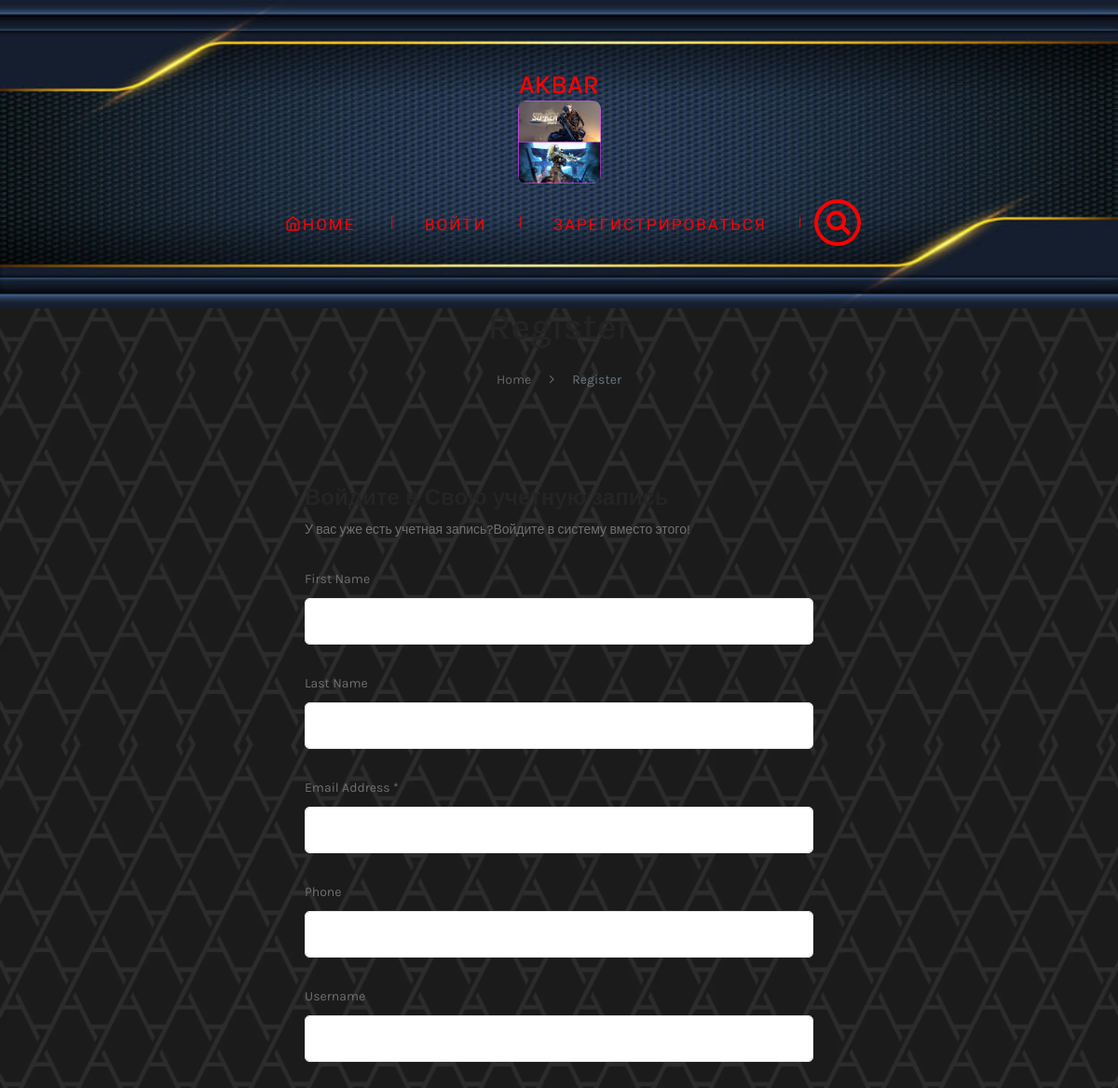
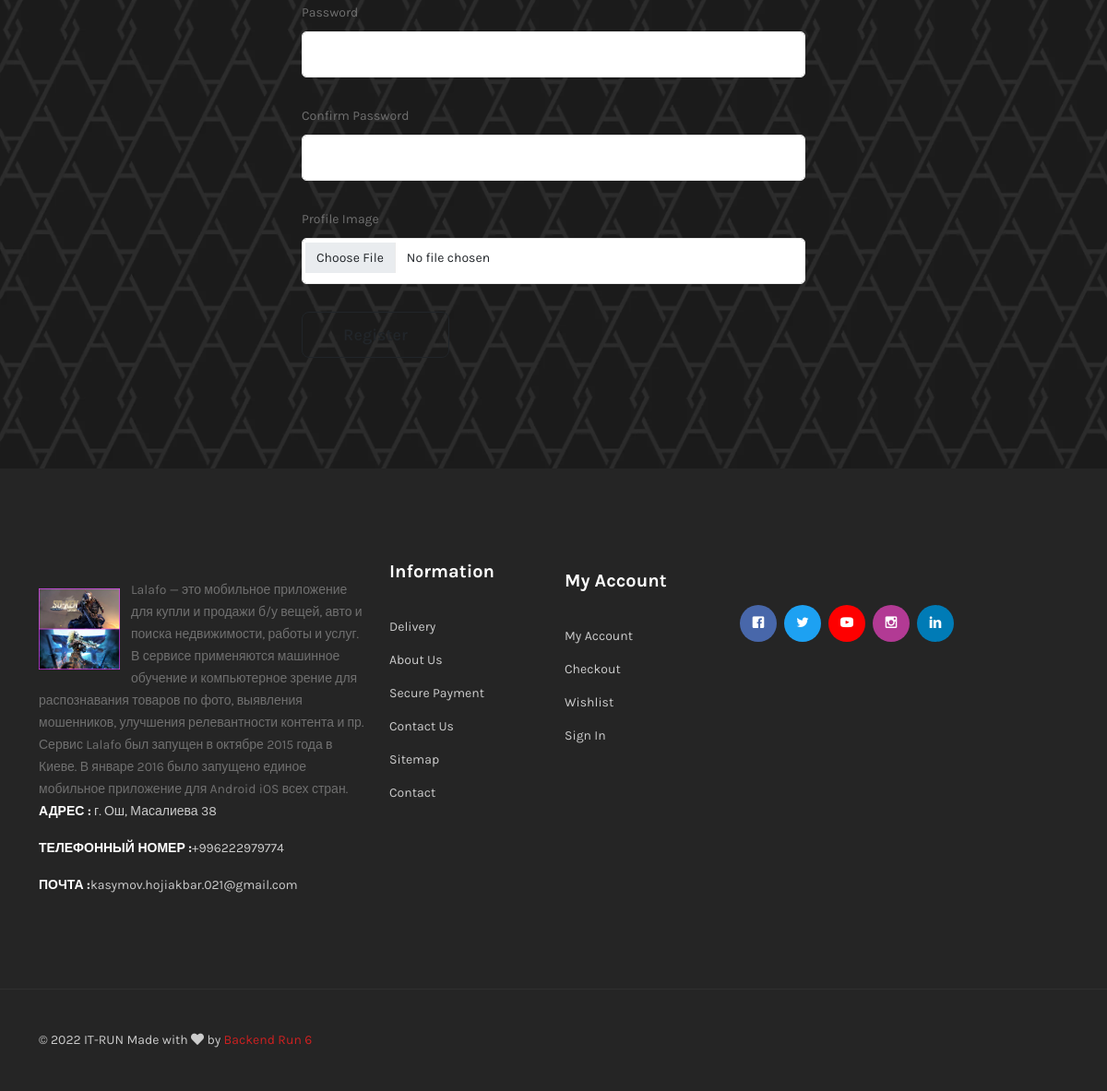
Screenshot of /register/ with the database file from the repository (2 pictures, top to bottom).
### apps/settings/models.py (models this page shows, shortened)
class Setting(models.Model):
    title = models.CharField(max_length=100)
    description = models.TextField()
    logo = models.ImageField(upload_to = 'logo/')
    phone = models.CharField(max_length=255)
    address = models.CharField(max_length=255)
    email = models.EmailField(max_length=150, blank=True, null=True)
    facebook = models.URLField(blank=True, null=True)
    twitter = models.URLField(blank=True, null=True)
    youtube = models.URLField(blank=True, null=True)
    instagram = models.URLField(blank=True, null=True)
    linkedin = models.URLField(blank=True, null=True)
    class Meta:
        verbose_name = "Настройка"
        verbose_name_plural = "Настройки"

### apps/users/views.py (the view, shortened to what this page needs)
# urls.py: path('register/', register, name = "register"),
def register(request):
    setting = Setting.objects.latest('id')
    context = {
        'setting' : setting,
    }
    return render(request, 'users/register.html', context)

### templates/users/register.html (shortened to what this page needs)
{% extends 'include/homepage.html' %}
{% load static %}
{% block content %}
        <div class="container">
            <div class="page-banner-content text-center">
                <h2 class="page-banner-title">Register</h2>
                <ul class="breadcrumb justify-content-center">
                    <li class="breadcrumb-item"><a href="index.html">Home</a></li>
                    <li class="breadcrumb-item active">Register</li>
                </ul>
            </div>
        </div>
    <div class="section section-padding mt-n2">
        <div class="container">
            <div class="row justify-content-center">
                <div class="col-lg-6">
                    <div class="login-register-wrapper">
                        <h4 class="title">Войдите в Свою учетную запись</h4>
                        <p>У вас уже есть учетная запись?<a href="{% url 'user_login' %}">Войдите в систему вместо этого!</a></p>
                        <form method="POST" enctype="multipart/form-data">
                            <div class="single-form">
                                <label class="form-label">First Name</label>
                                <input type="text" name="first_name" class="form-control">
                            </div>
                            <div class="single-form">
                                <label class="form-label">Last Name</label>
                                <input type="text" name="last_name" class="form-control">
                            </div>
                            <div class="single-form">
                                <label class="form-label">Email Address *</label>
                                <input type="text" name="email" class="form-control">
                            </div>
                            <div class="single-form">
                                <label class="form-label">Phone</label>
                                <input type="tel" name="phone" class="form-control">
                            </div>
                            <div class="single-form">
                                <label class="form-label">Username</label>
                                <input type="text" name="username" class="form-control">
                            </div>
                            <div class="single-form">
                                <label class="form-label">Password</label>
                                <input type="password" name="password1" class="form-control">
                            </div>
                            <div class="single-form">
                                <label class="form-label">Confirm Password</label>
                                <input type="password" name="password2" class="form-control">
                            </div>
                            <div class="single-form">
                                <label class="form-label">Profile Image</label>
                                <input type="file" name="profile_image" class="form-control">
                            </div>
                            <div class="single-form">
                                <button class="btn btn-outline-dark">Register</button>
                            </div>
                        </form>
                    </div>
                </div>
            </div>
        </div>
    </div>
{% endblock %}

### templates/include/homepage.html (shortened to what this page needs)
{% load static %}
<!DOCTYPE html>
<html lang="en">
<head>
    <link rel="stylesheet" href="{% static 'assets/css/vendor/plugins.min.css' %}">
    <link rel="stylesheet" href="{% static 'assets/css/style.min.css' %}">
</head>
<div class="section" style="background-image: url(../../media/logo/pngtree-blue-carbon-background-with-sport-style-and-golden-light-image_371487.jpg); background-repeat:no-repeat; background-size: 100% 100%;">
    <div class="container" style="margin-bottom: -80px; margin-top: 50px;">
        <div class="header-top">
                <div class="row">
                    <div class="col-lg-4">
                    </div>
                    <div class="col-lg-4">
                        <div class="header-logo text-center">
                            <h3 style="color: red;">{{ setting.title }}</h3w>
                            <a href="{% url 'index' %}"><img src="{{ setting.logo.url }}" width="25%" alt="" style="border-radius: 10%;"></a>
                        </div>
                    </div>
                    <div class="col-lg-4">
                    </div>
                </div>
            </div>
        </div>
        <div class="header-bottom" style="margin-bottom: 50px;">
            <div class="container">
                <ul class="menu-main">
                    <ul>
                        <li class="active">
                            <a href="{% url 'index' %}"><i class="icon-home"></i>Home</a>
                        </li>
                        {% if request.user.is_authenticated %}
                        <li class="active">
                            <a href="{% url 'profile' request.user.slug %}"><i class="icon-user"></i> {{ request.user.username}} </a>
                        {% else %}
                        <li><a href="{% url 'user_login' %}">Войти</a></li>
                        <li><a href="{% url 'register' %}">Зарегистрироваться</a></li>
                        {% endif %}
                        <li>
                            <div class="box">
                                <form name="search" action="{% url 'post_search' %}">
                                    <input type="text" class="input" name="key">
                                </form>
                                <i class="fas fa-search"></i>
                            </div>
                        </li>
                    </ul>
                  </ul>
            </div>
        </div>
</div>
<body style="background-image: url(../../media/logo//22222.webp); background-size: 100%">
    {% block content %}
    {% endblock %}
<div class="section footer-bg" id="footer" style="position: relative;bottom: 0;">
    <div class="footer-widget-section section-padding">
        <div class="container">
            <div class="footer-widget-wrapper mt-n6">
                <div class="row">
                    <div class="col-lg-4 col-md-6">
                        <div class="footer-widget">
                            <div class="footer-widget-text">
                                <h7 class="desc"><img src="{{setting.logo.url}}" style="width: 100px; margin-top: 10px; padding-right: 12px;" align="left" alt="" >{{ setting.description }}</h7>
                                <p><strong>Адрес :</strong> {{ setting.address }}</p>
                                <p><strong>Телефонный номер :</strong>{{ setting.phone }}</p>
                                <p><strong>Почта :</strong>{{ setting.email }}</p>
                            </div>
                        </div>
                    </div>
                    <div class="col-lg-2 col-sm-6">
                        <h3 class="footer-widget-title">Information</h3>
                        <div class="footer-widget">
                            <ul class="widget-link">
                                <li><a href="index.html#">Delivery</a></li>
                                <li><a href="index.html#">About us</a></li>
                                <li><a href="index.html#">Secure payment</a></li>
                                <li><a href="index.html#">Contact us</a></li>
                                <li><a href="index.html#">Sitemap</a></li>
                                <li><a href="contact.html">Contact</a></li>
                            </ul>
                        </div>
                    </div>
                    <div class="col-lg-2 col-sm-6">
                        <div class="footer-widget">
                            <h3 class="footer-widget-title">My Account</h3>
                            <ul class="widget-link">
                                <li><a href="my-account.html">My Account</a></li>
                                <li><a href="checkout.html">Checkout</a></li>
                                <li><a href="wishlist.html">Wishlist</a></li>
                                <li><a href="login.html">Sign in</a></li>
                            </ul>
                        </div>
                    </div>
                    <div class="col-lg-4 col-md-6">
                        <div class="footer-widget">
                            <div class="widget-social">
                                <ul>
                                    <li><a class="facebook" href="{{ setting.facebook }}"><i class="icon-facebook2"></i></a></li>
                                    <li><a class="twitter" href="{{ setting.twitter }}"><i class="icon-twitter2"></i></a></li>
                                    <li><a class="youtube" href="{{ setting.youtube }}"><i class="icon-youtube2"></i></a></li>
                                    <li><a class="instagram" href="{{ setting.instagram }}"><i class="icon-instagram2"></i></a></li>
                                    <li><a class="linkedin" href="{{ setting.linkedin }}"><i class="icon-linkedin2"></i></a></li>
                                </ul>
                            </div>
                        </div>
                    </div>
                </div>
            </div>
        </div>
    </div>
    <div class="copyright-section">
        <div class="container">
            <div class="copyright-payment-method">
                <div class="copyright-text">
                    <p>&copy; 2022 <span> IT-RUN </span> Made with <i class="fa fa-heart" aria-hidden="true"></i> by <a href="https://hasthemes.com/" target="_blank">Backend Run 6</a></p>
                </div>
            </div>
        </div>
    </div>
</div>
</body>
</html>

### templates/include/homepage.html (style rules this page uses)
.menu-main { background-color: #ff0000; }
.menu-main { list-style: none; margin: 40px 0 5px; padding: 25px 0 5px; text-align: center; background: rgba(255, 0, 0, 0); }
.menu-main li { display: inline-block; }
.menu-main li:after { content: "|"; color: #ff0000; display: inline-block; vertical-align: top; }
.menu-main li:last-child:after { content: none; }
.menu-main a { text-decoration: none; font-family: 'Ubuntu Condensed', sans-serif; letter-spacing: 2px; position: relative; padding-bottom: 20px; margin: 0 34px 0 30px; font-size: 17px; text-transform: uppercase; display: inline-block; transition: color .2s; }
.menu-main a, .menu-main a:visited { color: #ff0000; }
.menu-main a:before, .menu-main a:after { content: ""; position: absolute; height: 4px; top: auto; right: 50%; bottom: -5px; left: 50%; background: #ffffff; transition: .8s; }
.box { position: relative; }
.input { margin-left:10px ; padding: 10px; width: 50px; height: 50px; background: none; border: 4px solid rgb(255, 0, 0); border-radius: 50px; box-sizing: border-box; font-family: Comic Sans MS; font-size: 26px; color: rgb(255, 4, 4); outline: none; transition: .5s; align-items: center; }
.box i { position: absolute; top: 50%; right: -2px; transform: translate(-50%,-50%); font-size: 26px; color: rgb(255, 0, 0); transition: .2s; }

### rows the page displays
Setting: title "AKBAR", logo (picture), description "Lalafo — это мобильное приложение для купли и продажи б/у вещей, авто и поиска недвижимости, работы и услуг. В сервисе применяются машинное обучение и компьютерное зрение для распознавания товаров по фото, выявления мошенников, улучшения релевантности контента и пр. Сервис Lalafo был запущен в октябре 2015 года в Киеве. В январе 2016 было запущено единое мобильное приложение для Android iOS всех стран.", address "г. Ош, Масалиева 38", phone "+996222979774", email "kasymov.hojiakbar.021@gmail.com"
